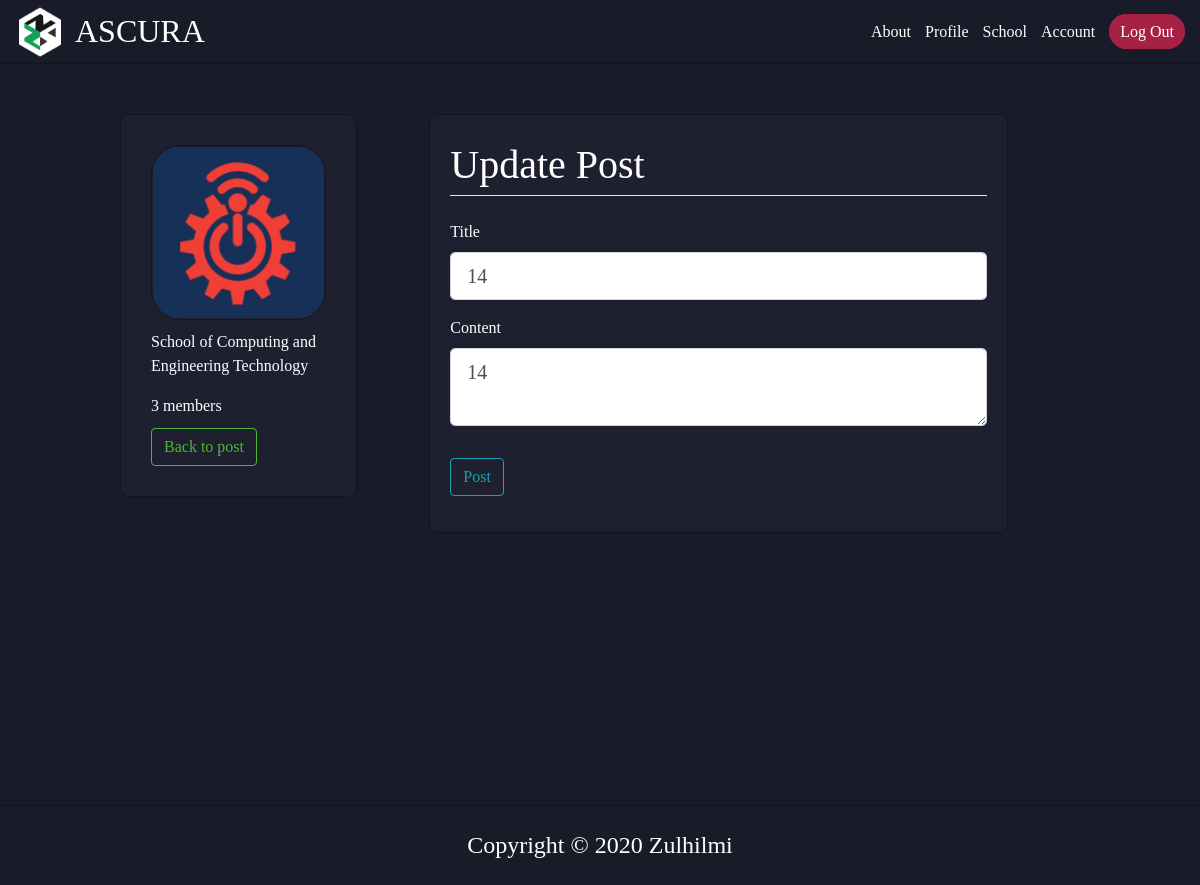
The app's page /scet/post/12/update (signed in) with its own data.
### ascura/models.py (models this page shows, shortened)
class School(db.Model):
    id = db.Column(db.Integer, primary_key=True)
    school_name = db.Column(db.String(5), nullable=False, unique=True)
    school_name_full = db.Column(db.String(100), nullable=False, unique=True)
    student_school = db.relationship("User", backref='school', lazy=True)
    post_school = db.relationship("Post", backref='school', lazy=True)
    comment_school = db.relationship("Comment", backref='school', lazy=True)

class Post(db.Model):
    id = db.Column(db.Integer, primary_key=True)
    title = db.Column(db.String(100), nullable=False)
    date_posted = db.Column(db.DateTime, nullable=False, default=get_time)
    content = db.Column(db.Text, nullable=False)
    user_id = db.Column(db.Integer, db.ForeignKey('user.id'), nullable=False)
    school_id = db.Column(db.Integer, db.ForeignKey('school.id'), nullable=False)
    comments = db.relationship('Comment', backref='post', lazy=True)

### ascura/routes.py (the view)
@app.route("/<string:school>/post/<int:post_id>/update", methods=['GET', 'POST'])
@login_required
def update_post(school, post_id):
    if not determine_school(school):
        return redirect(url_for('home'))
    post = Post.query.get_or_404(post_id)
    school_id = get_school_id(school)
    school_n = School.query.filter(School.id==school_id).first()
    members = User.query.filter(User.school_id==school_id).all()
    school_img = url_for('static', filename='images/' + school + 'logo.png')
    if post.author != current_user:
        abort(403)
    form = PostForm()
    if form.validate_on_submit():
        post.title = form.title.data
        post.content = form.content.data
        db.session.commit()
        flash('Your post has been updated!', 'success')
        return redirect(url_for('post', school=post.school.school_name.lower(), post_id=post.id))
    elif request.method == 'GET':
        form.title.data = post.title
        form.content.data = post.content
    return render_template('create_post.html', title=school.upper(), p_title=post.title, school_n=school_n, school_img=school_img,
                           form=form, legend='Update Post', members=len(members), is_post=True, post=post, is_update=True)

### ascura/forms.py
class PostForm(FlaskForm):
    title = StringField('Title', validators=[DataRequired()])
    content = TextAreaField('Content', validators=[DataRequired()])
    submit = SubmitField('Post')

### ascura/models.py (called while the page is built)
@login_manager.user_loader
def load_user(user_id):
    return User.query.get(user_id)

### ascura/routes.py (called while the page is built)
def determine_school(school):
    schools = ['scet', 'smart', 'sbm', 'shtm', 'saat', 'sss']
    if school in schools:
        return True
    else:
        return False

def get_school_id(school):
    if school == 'scet':
        school_id = 1
    elif school == 'smart':
        school_id = 2
    elif school == 'sbm':
        school_id = 3
    elif school == 'shtm':
        school_id = 4
    elif school == 'saat':
        school_id = 5
    elif school == 'sss':
        school_id = 6
    return school_id

### ascura/templates/create_post.html (shortened to what this page needs)
{% extends 'layout.html' %}
{% block body %}
    <div id="main-container">
        <div id="school-wall">
            {% include './includes/_school-content.html' %}
            <div id="school-info">
                <div id="create-post" class="std-div">
                    <form method="POST" action="">
                        <fieldset class="form-group">
                            <legend class="border-bottom mb-4 t-text">{{ legend }}</legend>
                            <div class="form-group">
                                {{ form.title.label(class="form-control-label t-text") }}
                                {% if form.title.errors %}
                                    {{ form.title(class="form-control form-control-lg is-invalid") }}
                                    <div class="invalid-feedback">
                                        {% for error in form.title.errors %}
                                            <span>{{ error }}</span>
                                        {% endfor %}
                                    </div>
                                {% else %}
                                    {{ form.title(class="form-control form-control-lg") }}
                                {% endif %}
                            </div>
                            <div class="form-group">
                                {{ form.content.label(class="form-control-label t-text") }}
                                {% if form.content.errors %}
                                    {{ form.content(class="form-control form-control-lg is-invalid") }}
                                    <div class="invalid-feedback">
                                        {% for error in form.content.errors %}
                                            <span>{{ error }}</span>
                                        {% endfor %}
                                    </div>
                                {% else %}
                                    {{ form.content(class="form-control form-control-lg") }}
                                {% endif %}
                            </div>
                        </fieldset>
                        <div class="form-group">
                            {{ form.submit(class="btn btn-outline-info") }}
                        </div>
                    </form>
                </div>
            </div>
        </div>
    </div>
{% endblock %}

### ascura/templates/includes/_school-content.html
<div id="school-content">
    <div id="school-pp-container">
        <img id="school-pp" src="{{ school_img }}" alt="">
    </div>
    <p id="school-title">{{ school_n.school_name_full }}</p>
    <div class="school-member-count">
        <a class="school-m-count" href="{{ url_for('school_s_list', school=school_n.school_name.lower()) }}">{{ members }}<span> {{ 'members' if members > 1 or members == 0 else 'member'}}</span></a>
    </div>
    {% if current_user.school.school_name == title %}
        {% if is_post and is_update %}
            <div id="school-p-button">
                <a href="{{ url_for('post', school=school_n.school_name|lower, post_id=post.id) }}" class="btn btn-outline-info btn-info-asc">Back to post</a>
            </div>
        {% elif is_post %}
            <div id="school-p-button">
                <a href="{{ url_for('school_page', school=school_n.school_name|lower) }}" class="btn btn-outline-info btn-info-asc">Back to posts</a>
            </div>
        {% else %}
            <div id="school-p-button">
                <a href="{{ new_post_link }}" class="btn btn-outline-info btn-info-asc">New Post</a>
            </div>
        {% endif %}
    {% endif %}
</div>

### ascura/static/css/main.css (style rules this page uses)
label { color: #fff; }
.t-text { color: #fff; }
a { text-decoration: none; color: #fff; }
body { background-color: #191b28; font-family: Proxima-Bold; }
#main-container { margin-bottom: 20px; }
.std-div { background-color: rgb(30, 32, 48); border-radius: 10px; border: 1px solid rgb(19, 20, 33); }
#school-wall { display: flex; justify-content: space-between; margin-top: 50px; width: 80%; margin-left: auto; margin-right: auto; }
#school-content { width: 290px; background-color: rgb(30, 32, 48); border: 1px solid rgb(19, 20, 33); padding: 30px; border-radius: 10px; height: max-content; }
#school-pp-container { display: flex; justify-content: center; }
#school-pp { border: 1px solid rgb(19, 20, 33); border-radius: 30px; height: 175px; width: 175px; }
#school-title { color: #fff; margin-top: 10px; }
.school-member-count { color: initial; }
#school-p-button { margin-top: 10px; }
#school-info { width: 100%; }

### ascura/static/css/form.css (style rules this page uses)
fieldset > legend { font-size: 30pt; }
.btn-info-asc { color: #4db82f; border-color: #4db82f; }
#create-post { width: 80%; margin-left: auto; margin-right: auto; padding: 20px; }

### records on screen
School: school_name_full "School of Computing and Engineering Technology"
Post: title "14", content "14"

### other values on screen
{{ members }} "3"
{{ 'members' if members > 1 or members == 0 else 'member' }} "members"
{{ legend }} "Update Post"
